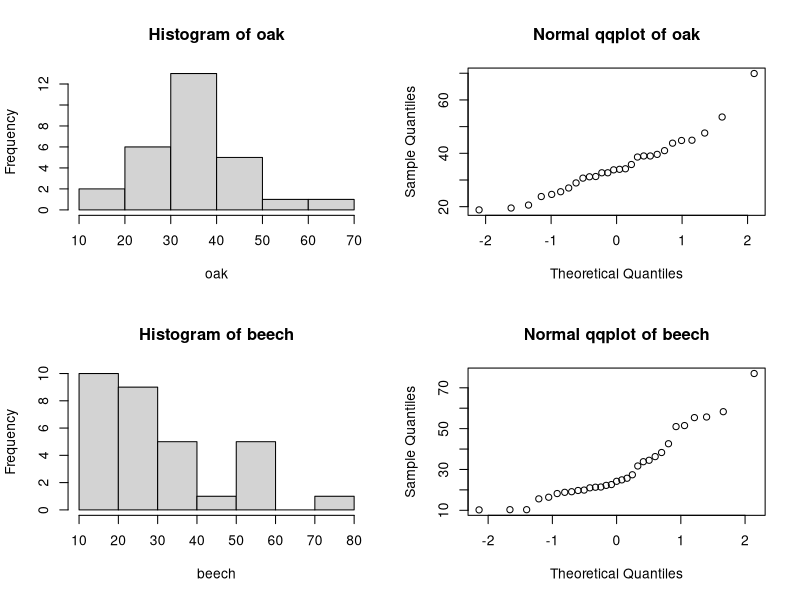
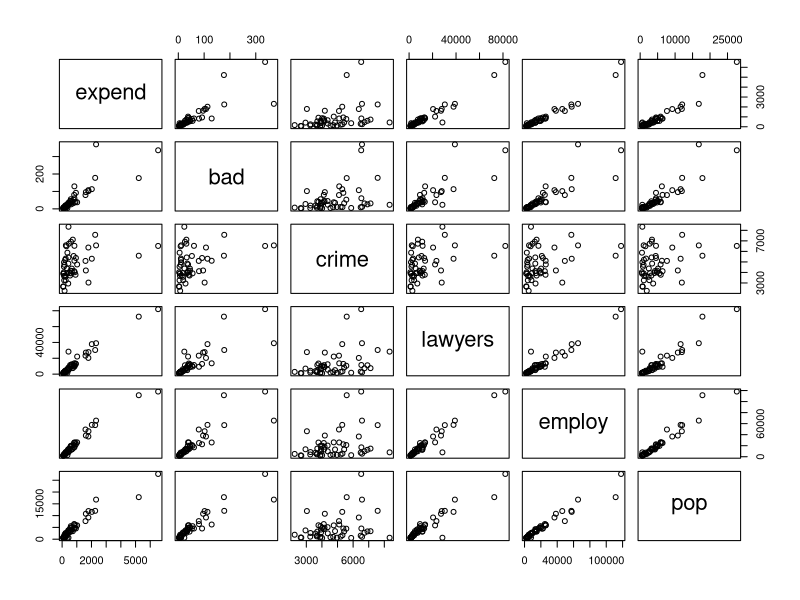
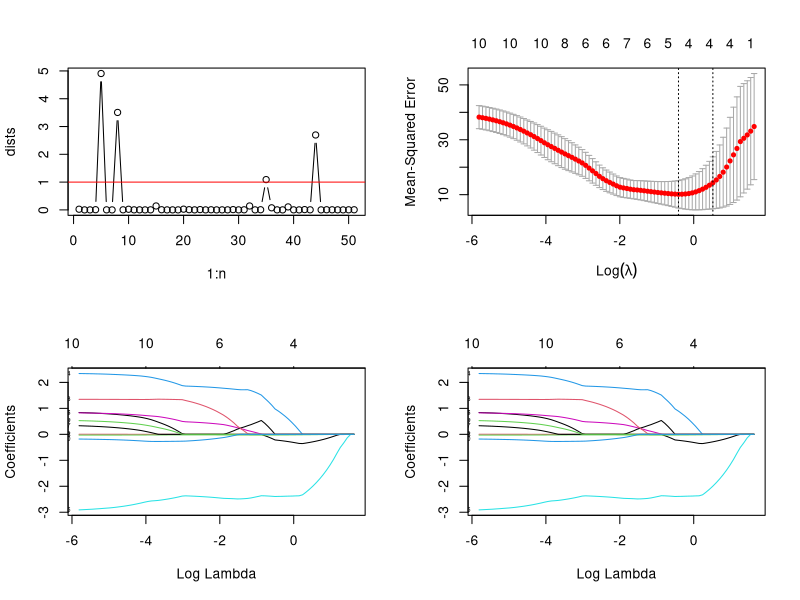

Recreate these plots in R, in order.
## ---- chunk 1
options(digits=3) # e.g. for anova and summary() outputs...

# helper function to check normality throughout this assignment
checkNorm = function(data, name, unit="") {
  xlab = name
  if (unit != "") {
    xlab = sprintf("%s (%s)", name, unit)
  }
  hist(data, main=sprintf("Histogram of %s", name), xlab=xlab)
  qqnorm(data, main=sprintf("Normal qqplot of %s", name))
  res = shapiro.test(data)
  print(sprintf("Shapiro-Wilk normality p-value for %s: %.3f", name, res$p.value))
  return(res$p.value)
}

printPval = function(pval) {
  print(sprintf("p-value = %.3f", pval))
}

conclude = function(pval, hypothesis, type="test") {
  if (pval < 0.05) {
    return(sprintf("the p-value $%.3f<0.05$ for this %s suggests is sufficient evidence to reject the $H_0$ (%s).", pval, type, hypothesis));
  } else {
    return(sprintf("the p-value $%.3f>0.05$ for this %s suggests there's insufficient evidence to reject the $H_0$ (%s).", pval, type, hypothesis));
  }
}
## ---- chunk 2
trees = read.table("treeVolume.txt", header=T)
model = lm(volume~type, data=trees)
print("model coefficients:"); summary(model)$coefficients
res = anova(model)
sprintf("ANOVA p-value for type = %.3f", res["type", "Pr(>F)"])
## ---- chunk 3
oaks = dplyr::filter(trees, type == "oak")
beeches = dplyr::filter(trees, type != "oak")
par(mfrow = c(2, 2))
# making plots 
pval = checkNorm(oaks$volume, "oak")
pval = checkNorm(beeches$volume, "beech")

sprintf("oak mean volume = %.3f, beech mean volume = %.3f", mean(oaks$volume), mean(beeches$volume))

# TODO: we don't have to actually do this t test
#res = t.test(oaks$volume, beeches$volume)
#printPval(res$p.value)
## ---- chunk 4
new_oak = data.frame(type="oak"); new_beech = data.frame(type = "beech")
pred1 = predict(model, new_oak); pred2 = predict(model, new_beech)
sprintf("predicted volumes: oak = %.3f, beech = %.3f", pred1, pred2)
## ---- chunk 5
model = lm(volume~type*diameter + height, data=trees)
res = anova(model)
sprintf("ANOVA p-value for type:diameter = %.3f", res["type:diameter", "Pr(>F)"])
## ---- chunk 6
model = lm(volume~type*height + diameter, data=trees)
res = anova(model)
sprintf("ANOVA p-value for type:diameter = %.3f", res["type:height", "Pr(>F)"])
## ---- chunk 7
model = lm(volume~type+height+diameter, data=trees)
print("model coefficients:"); summary(model)$coefficients
print("anova:"); res = anova(model); res
## ---- chunk 8
# build better model where type isn't considered
modelC = lm(volume~height+diameter, data=trees)

avgTree = data.frame(height=mean(trees$height), diameter=mean(trees$diameter))
pred = predict(modelC, avgTree)
sprintf("predicted volume of average tree = %.3f", pred)
# mean(trees$volume) # this also gives the same result as expected

r2 = summary(modelC)$r.squared; ar2 = summary(modelC)$adj.r.squared
sprintf("modelC: R^2 = %.3f, Adj. R^2 = %.3f", r2, ar2)
## ---- chunk 9
# create predictor as cylinderical volume
trees$cylinder = trees$diameter * pi * trees$height

modelD = lm(volume~cylinder, data=trees)
print("model coefficients:"); summary(modelD)$coefficients
r2 = summary(modelD)$r.squared; ar2 = summary(modelD)$adj.r.squared
sprintf("model: R^2 = %.3f, Adj. R^2 = %.3f", r2, ar2)
print("ANOVA:"); anova(model)
## ---- chunk 10
crimes = read.table("expensescrime.txt", header=T)
pairs(crimes[,-1])
crimes$state = factor(crimes$state)


model = lm(expend~bad+crime+lawyers+employ+pop, data=crimes)
summary(model)$coefficients
anova(model)

print('model 2:')
model = lm(expend~crime+bad+lawyers+employ+pop, data=crimes)
summary(model)$coefficients
anova(model)

# sorting by population
#crimes[order(crimes$pop, decreasing=TRUE),]



#crimes
## ---- chunk 11
n = length(crimes[,1])
dists = cooks.distance(model)
plot(1:n, dists, type="b")
abline(1, 0, col = 'red') # plot y=1 for reference

# these are the indices into crimes that are cook's points
dists[dists > 1]
# TODO: print state names
#cooked = crimes[dists[dists > 1],]
#cooked

# investigating collinearity
cor(crimes[,-1])
res = cor(crimes[,-1])
# using 0.8 as a threshold to help with visiblility
res[res >= 0.8] = T; res[res <= 0.8] = F; 
res
## ---- chunk 12
evalModel = function(model, name) {
  print(sprintf("adding var '%s':", name))
  print(summary(model)$coefficients)
  r2 = summary(model)$r.squared; ar2 = summary(model)$adj.r.squared
  sprintf("model: R^2 = %.3f", r2)
}

evalModel(lm(expend~bad, data=crimes), name="bad")
evalModel(lm(expend~crime, data=crimes), name="crime")
evalModel(lm(expend~lawyers, data=crimes), name="lawyers")
evalModel(lm(expend~employ, data=crimes), name="employ")
evalModel(lm(expend~pop, data=crimes), name="pop")

# employ has highest adj. R^2 (0.955) and is significant
print("****round2****")
evalModel(lm(expend~employ+bad, data=crimes), name="bad")
evalModel(lm(expend~employ+crime, data=crimes), name="crime")
evalModel(lm(expend~employ+lawyers, data=crimes), name="lawyers")
evalModel(lm(expend~employ+pop, data=crimes), name="pop")
## ---- chunk 13
model = lm(expend~employ, data=crimes) # result of part 2b
state = data.frame(bad=50, crime=5000, lawyers=5000, employ=5000, pop=5000)
predict(model, state, interval="prediction")
## ---- chunk 14
mtcars # dataset mtcars: mpg is the response
x=as.matrix(mtcars[,-1])
y=mtcars[,1]

train=sample(1:nrow(x),0.67*nrow(x)) # train by using 2/3 of the x rows 
x.train=x[train,]; y.train=y[train]  # data to train
x.test=x[-train,]; y.test = y[-train] # data to test the prediction quality

# Prediction by using the linear model
# first fit linear model on the train data
lm.model=lm(mpg~cyl+disp+hp+drat+wt+qsec+vs+am+gear+carb,data=mtcars,subset=train)
y.predict.lm=predict(lm.model,newdata=mtcars[-train,]) # predict for the test rows
mse.lm=mean((y.test-y.predict.lm)^2); mse.lm # prediction quality by the linear model

# Now apply lasso for selecting the variables and prediction 
library(glmnet) 
lasso.model=glmnet(x.train,y.train,alpha=1) # alpha=1 for lasso
#more options: standardize=TRUE, intercept=FALSE,nlambda=1000
lasso.cv=cv.glmnet(x.train,y.train,alpha=1,type.measure="mse",nfolds=5)
# option nfolds=5 means 5-fold cross validation. By default, the method 
# performs 10-fold cross validation to choose the best lambda.
# plots
plot(lasso.model,label=T,xvar="lambda") #standardize=T,type.coef="2norm",xvar="norm") "coef"
#plot(lasso.cv$glmnet.fit,xvar="lambda",label=T) # the same plot
plot(lasso.cv) 
plot(lasso.cv$glmnet.fit,xvar="lambda",label=T)
# With label="T" in plot commando you see which curve corresponds 
# to which coefficients. The glmnet plot above shows the shrinkage of 
# the lasso coefficients as you move from the right to the left, 
# but unfortunately, it is not clearly labelled. 
# Lasso contrasts with ridge regression, which flattens out 
# everything, but does not zero out any of the regression coefficients.

lambda.min=lasso.cv$lambda.min; lambda.1se=lasso.cv$lambda.1se; 
lambda.min; lambda.1se # best lambda by cross validation
coef(lasso.model,s=lasso.cv$lambda.min) # cyl,hp,wt,am and carb are relevant
coef(lasso.model,s=lasso.cv$lambda.1se) # only cyl,hp and wt are releveant

# lambda.min is the value of lambda that gives minimum mean cross-validated 
# error. The other lambda saved is lambda.1se, which gives the most regularized 
# (reduced) model such that error is within one standard error of the minimum. 

lasso.pred1=predict(lasso.model,s=lambda.min,newx=x.test) 
lasso.pred2=predict(lasso.model,s=lambda.1se,newx=as.matrix(x.test))
mse1.lasso=mean((y.test-lasso.pred1)^2); mse1.lasso
mse2.lasso=mean((y.test-lasso.pred2)^2); mse2.lasso
## ---- chunk 15
library(glmnet)



## ---- chunk 16
titanic = read.table("titanic.txt", header=T)
#titanic
## ---- chunk 17
coups = read.table("coups.txt", header=T)
#coups
